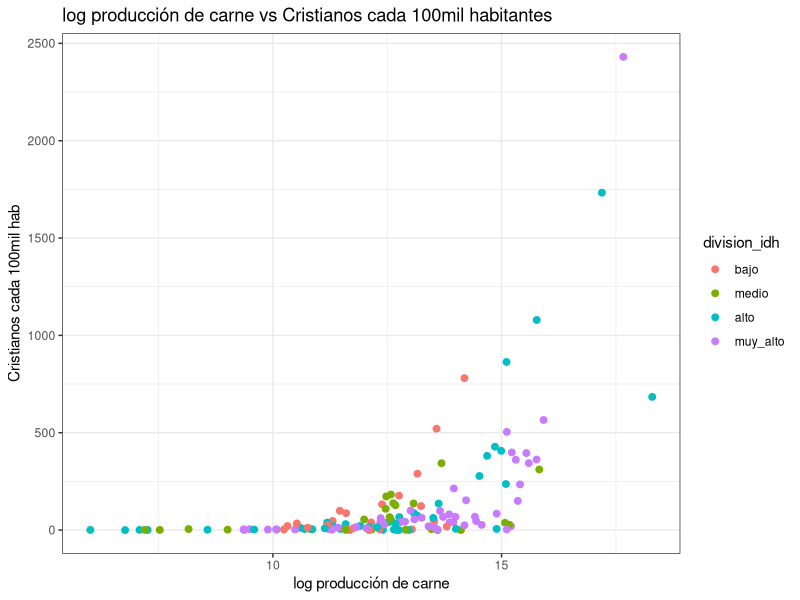
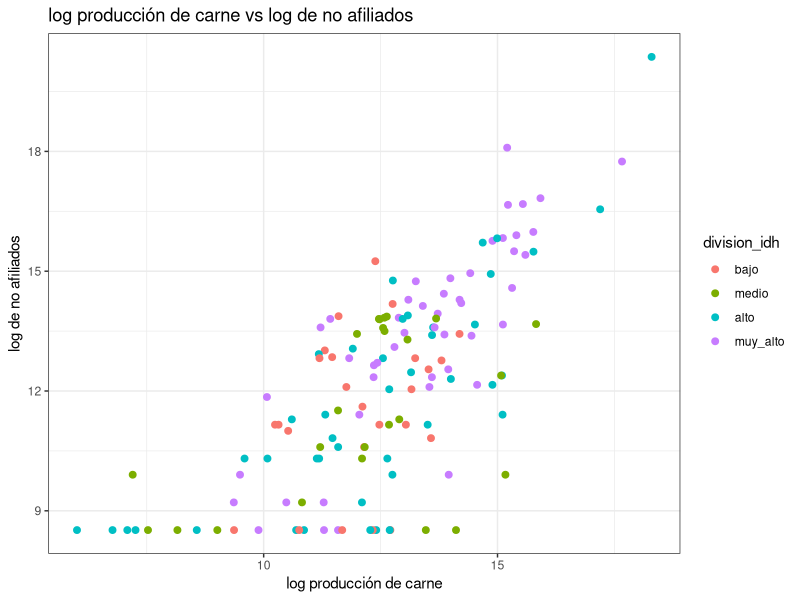
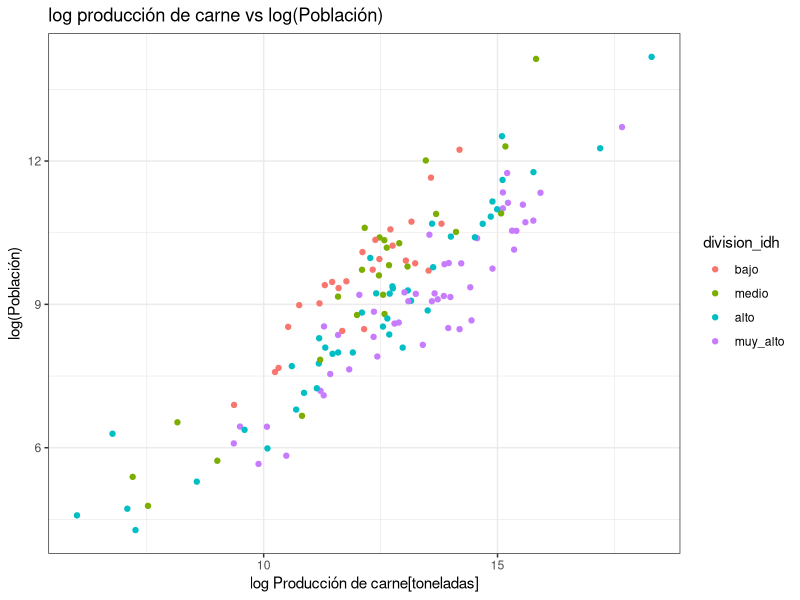
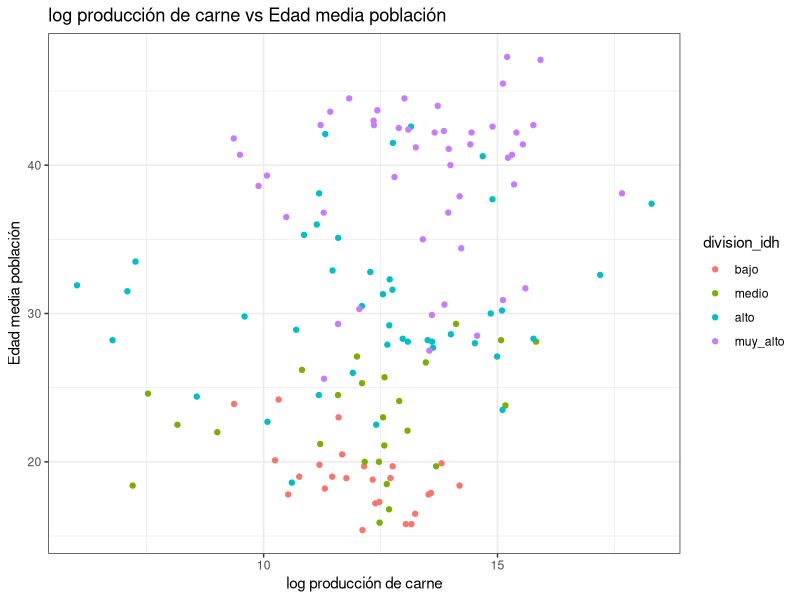
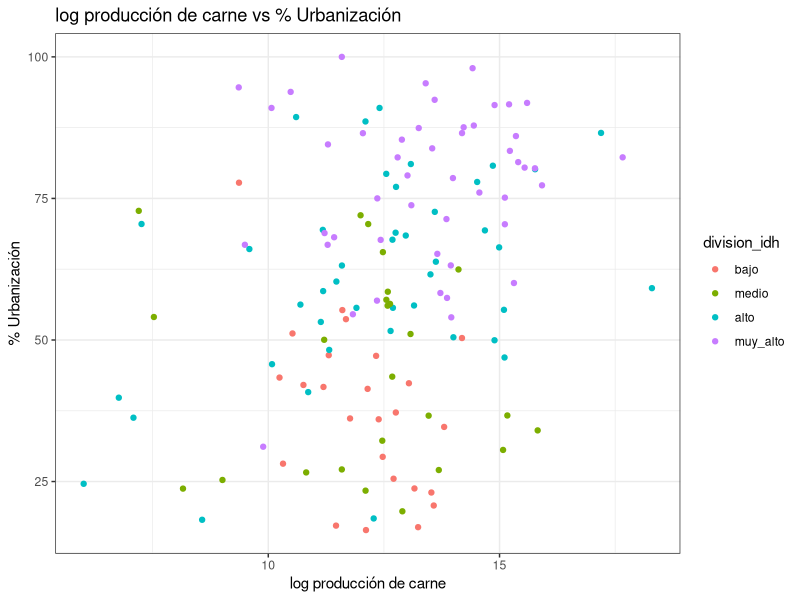
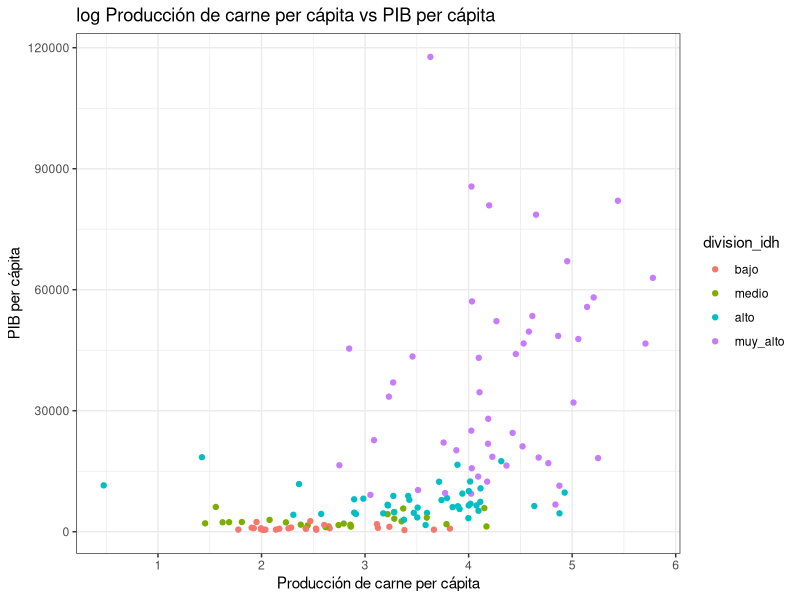
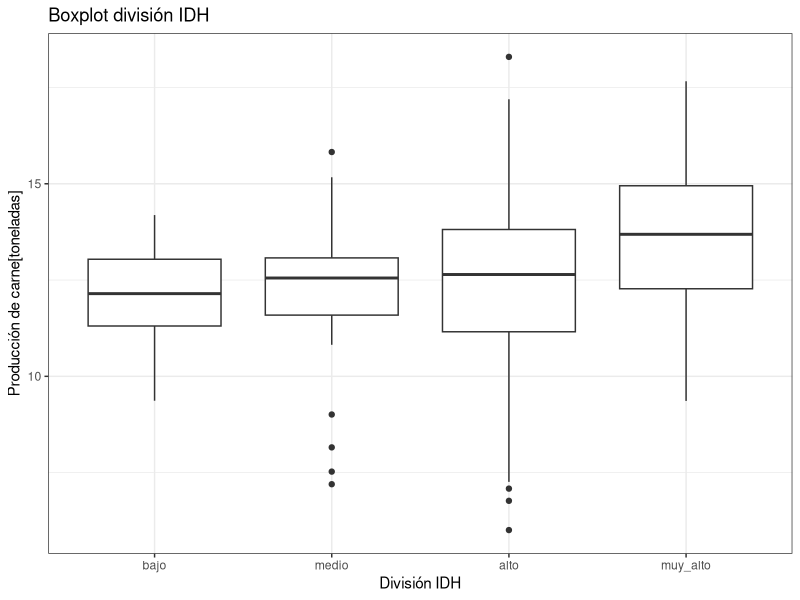

Source code (R) for these figures, in order:
## ---- chunk 1
library(ggplot2)
library(dplyr)
## ---- chunk 2
meat_supply <- read.csv("data/meat-supply-per-person.csv", check.names = FALSE)
gdp_data <- read.csv("data/gdp-per-person.csv")
population <- read.csv("data/population-by-country.csv")
population_age <- read.csv("data/median-age-country.csv", check.names = FALSE)
religion_data <- read.csv("data/religion-by-country.csv")
urban_pop <- read.csv("data/urban-population.csv",sep = ",",check.names = FALSE, encoding ="UTF-8")
beef_data <- read.csv("data/beef_production.csv",sep = ",",check.names = FALSE, encoding ="UTF-8")
meat_production_data <- read.csv("data/meat-production-tonnes.csv",sep = ",",check.names = FALSE, encoding ="UTF-8")
idh_data <- read.csv("data/idh_world.csv",sep = ",",check.names = FALSE, encoding ="UTF-8")
## ---- chunk 3
colnames(beef_data)[4] <- "beef_production"
colnames(beef_data)[1] <- "Pais"
colnames(meat_production_data)[4] <- "meat_production_tonnes"
colnames(meat_production_data)[1] <- "Pais"
## ---- chunk 4
beef_production_2018 <- beef_data %>% filter(Year==2018) %>% select(Pais, beef_production)
meat_production_2018 <- meat_production_data %>% filter(Year==2018) %>% select(Pais, meat_production_tonnes)
## ---- chunk 5
#Del dataset population seleccionamos sólo la poblacion 2020
colnames(meat_supply)[4] <- "Meat_kg_yr"
meat_supply_per_capita <- meat_supply %>% select(Entity, Year, Meat_kg_yr) %>% filter(Year == 2017)
meat_supply_per_capita <- subset(meat_supply_per_capita, select = -Year)
colnames(meat_supply_per_capita)[2] <- "Meat_kg_2017"
colnames(meat_supply_per_capita)[1] <- "Pais"

gdp <- gdp_data %>% select(country, gdpPerCapita, pop)
colnames(gdp)[1] <- "Pais"

colnames(population_age)[1] <- "Pais"
pop_age <- population_age %>% select(Pais, pop2020, MedianAge)

pop <- population %>% select(name,pop2020)
colnames(pop)[1] <- "Pais"
colnames(urban_pop)[1] <- "Pais"
urban_2018 <- urban_pop %>% select(Pais,"2018")
colnames(urban_2018)[2] <- "urb2018"

colnames(religion_data)[1] <- "Pais"

#Christians by 100.000 habitants

religion_data$christians_100 <- religion_data$chistians/100000
christians_100 <- religion_data %>% select(Pais, christians_100)

#Arreglo del IDH
colnames(idh_data)[2] <- "Pais"
#Ordenamos los datos de idh y seleccionamos sólo las columnas que nos aportan información sobre cada país
idh_data <- idh_data[order(idh_data$`HDI Rank (2018)`),][24:nrow(idh_data),]
#Filtramos el IDH sólo para el año 2018
idh <- idh_data %>% select(Pais, "2018")
idh$`2018` <- as.numeric(as.character(idh_data$`2018`))
idh <- idh[order(idh$`2018`,decreasing = TRUE),]
idh$division_idh <- cut(idh$`2018`, breaks=c(0,0.549,0.700, 0.801, 1), labels=c("bajo","medio","alto","muy_alto"))
colnames(idh)[2] <- "idh_2018"

## ---- chunk 6
data_1 <- merge(pop_age, meat_supply_per_capita, by = "Pais", all.x = TRUE)
data_2 <- merge(data_1, meat_production_2018, by = "Pais", all.x = TRUE)
data_3 <- merge(data_2, urban_2018, by = "Pais", all.x = TRUE)
data_4 <- merge(data_3, select(gdp,Pais,gdpPerCapita), by = "Pais", all.x = TRUE)
data_5 <- merge(data_4, idh, by = "Pais", all.x = TRUE)
data <- merge(data_5, select(religion_data,Pais,christians_100,unaffiliated), by = "Pais", all.x = TRUE)
data$meat_production_per_capita <- data$meat_production_tonnes/data$pop2020
data$unaffiliated_100 <- data$unaffiliated/100000
data <- na.omit(data)
## ---- chunk 7
dataxd <- na.omit(data) %>% select(pop2020, MedianAge, Meat_kg_2017,gdpPerCapita)
cor(dataxd)
## ---- chunk 8
library(ggplot2)

p1 <- data %>% ggplot(aes(x = log(meat_production_tonnes) , y = christians_100, colour = division_idh)) + 
  geom_point(size = 2) + 
  labs(title="log producción de carne vs Cristianos cada 100mil habitantes", x = "log producción de carne", y="Cristianos cada 100mil hab")+ theme_bw()
p1
## ---- chunk 9
data %>% ggplot(aes(x = log(meat_production_tonnes) , y = log(unaffiliated), colour = division_idh)) + 
  geom_point(size = 2) + 
  labs(title="log producción de carne vs log de no afiliados", x = "log producción de carne", y="log de no afiliados")+ theme_bw()

## ---- chunk 10
p2 <- data %>% ggplot(aes(x = log(meat_production_tonnes) , y = log(pop2020), colour = division_idh)) + 
  geom_point() + 
  labs(title="log producción de carne vs log(Población)", x = "log Producción de carne[toneladas]", y="log(Población)") + 
  theme_bw()
p2
## ---- chunk 11
p3 <- data %>% ggplot(aes(x = log(meat_production_tonnes) , y = MedianAge, colour = division_idh )) + 
  geom_point() + 
  labs(title="log producción de carne vs Edad media población", x = "log producción de carne", y="Edad media población")+ 
  theme_bw()
p3
## ---- chunk 12
p4 <- data %>% ggplot(aes(x = log(meat_production_tonnes) , y = urb2018, colour = division_idh)) + 
  geom_point() + 
  labs(title="log producción de carne vs % Urbanización", x = "log producción de carne", y="% Urbanización") + 
  theme_bw()
p4
## ---- chunk 13
p5 <- data %>% ggplot(aes(x = log(meat_production_per_capita), y = gdpPerCapita, colour = division_idh)) + 
  geom_point() + 
  labs(title="log Producción de carne per cápita vs PIB per cápita", x = "Producción de carne per cápita", y="PIB per cápita") + 
  theme_bw()
p5
## ---- chunk 14
#ggplot(na.omit(data), aes(x = Meat_kg_2017 , y = reorder(Pais, Meat_kg_2017))) + 
#  geom_bar(stat = "identity") + 
#  labs(title="Pais vs consumo de carne per cápita al año 2017", x = "Consumo de carne per cápita al año 2017", y="País") + 
#  theme_bw()  
  #+coord_cartesian(xlim = c(0, 100), ylim = c(10, 20))

## ---- chunk 15
ggplot(data, aes(x = division_idh , y = log(meat_production_tonnes) )) + 
  geom_boxplot() + 
  labs(title="Boxplot división IDH", x = "División IDH", y="Producción de carne[toneladas]") + 
  theme_bw()  
  #+coord_cartesian(xlim = c(0, 100), ylim = c(10, 20))

